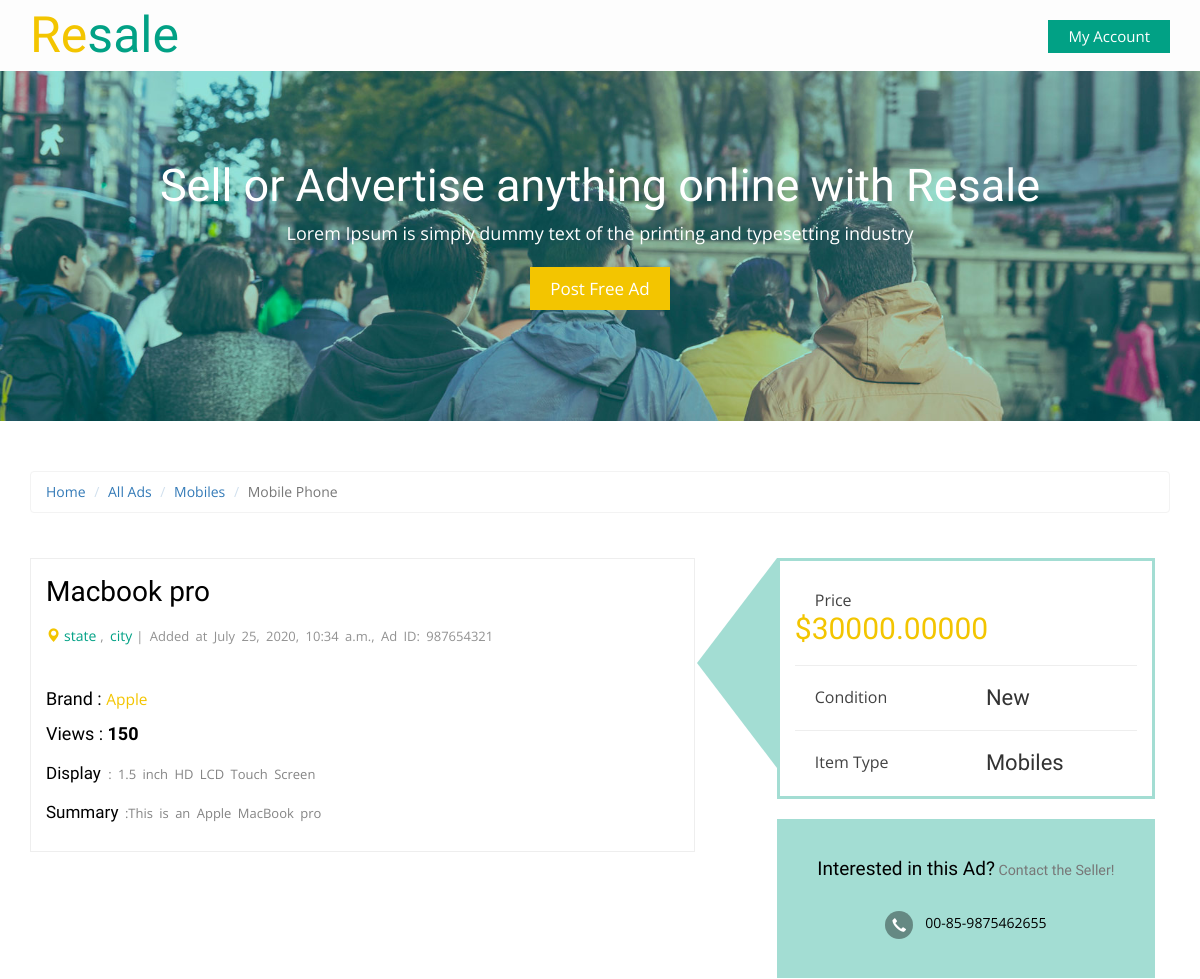
The page /products/macbook-pro (upper part) on the database as committed earlier.
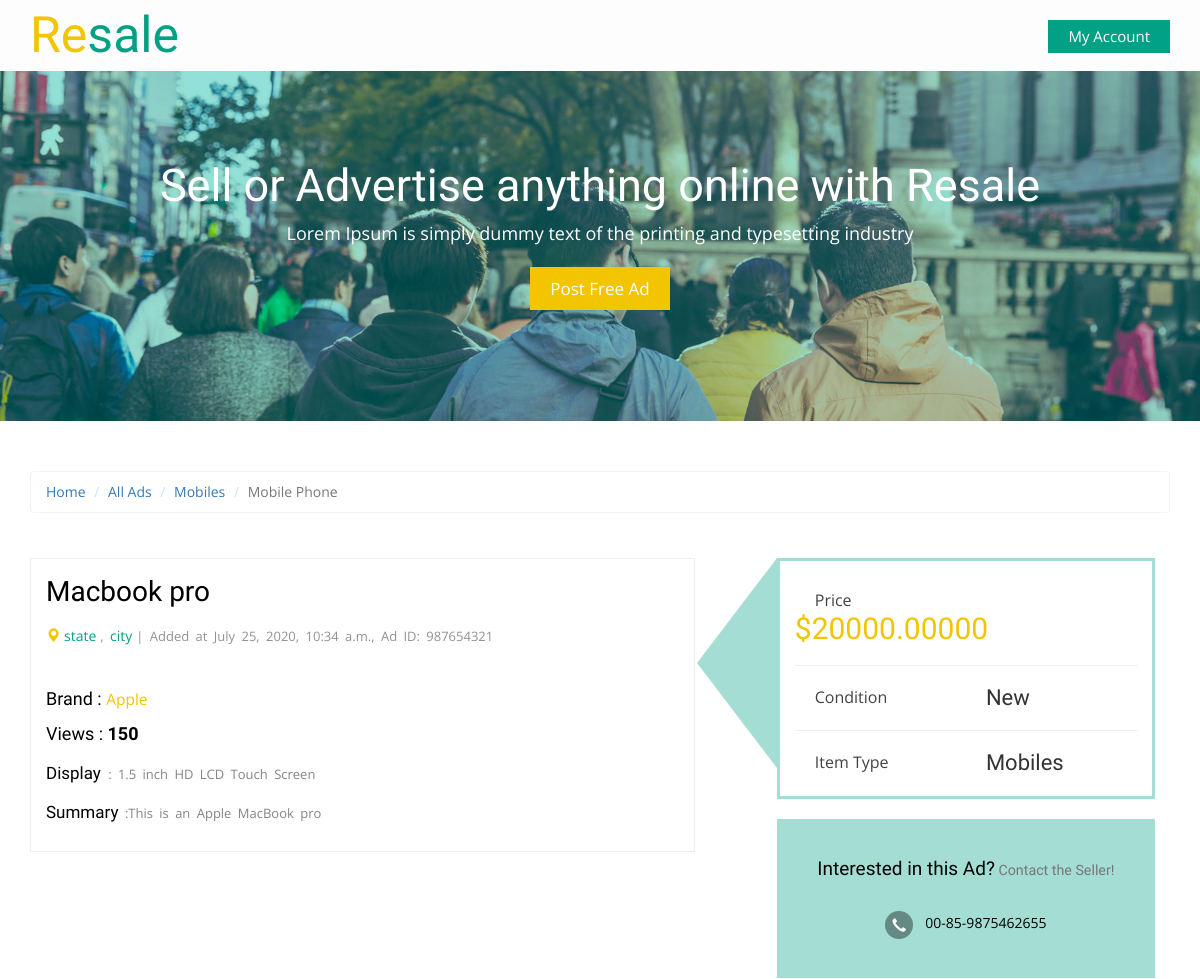
The same page on the database as committed later.
### product/models.py (models this page shows, shortened)
class Product(models.Model):
    CONDITION_TYPE = (
        ("New", "New"),
        ("Used", "Used")
    )
    name = models.CharField(max_length=100)
    owner = models.ForeignKey(User, on_delete=models.CASCADE)
    description = models.TextField(max_length=500)
    condition = models.CharField(max_length=100, choices=CONDITION_TYPE)
    category = models.ForeignKey('Category', on_delete=models.SET_NULL, null=True)
    brand = models.ForeignKey('Brand', on_delete=models.SET_NULL, null=True)
    price = models.DecimalField(max_digits=10, decimal_places=5)
    image = models.ImageField(upload_to='main_products/', blank=True, null=True)
    created = models.DateTimeField(default=timezone.now)
    slug = models.SlugField(blank=True, null=True)

class Brand(models.Model):
    brand_name = models.CharField(max_length=50)
    class Meta:
        verbose_name = 'brand'
        verbose_name_plural = 'brands'
    def __str__(self):
        return self.brand_name

class Category(models.Model):
    category_name = models.CharField(max_length=50)
    image = models.ImageField(upload_to='category/', blank=True, null=True)
    class Meta:
        verbose_name = 'category'
        verbose_name_plural = 'categories'
    def __str__(self):
        return self.category_name

### product/views.py (the view)
# urls.py: path('<slug:product_slug>', views.productdetail, name='product_detail')
def productdetail(request, product_slug):
    print(product_slug)
    productdetail = Product.objects.get(slug=product_slug)
    productimages = ProductImages.objects.filter(product=productdetail)
    template = 'Product/product_detail.html'
    context = {'product_detail': productdetail, 'product_images' : productimages}
    return render(request, template, context)

### product/templates/Product/product_detail.html (shortened to what this page needs)
{% extends 'base.html' %}
{% load static %}
{% block body%}
	<div class="single-page main-grid-border">
		<div class="container">
			<ol class="breadcrumb" style="margin-bottom: 5px;">
				<li><a href="index.html">Home</a></li>
				<li><a href="all-classifieds.html">All Ads</a></li>
				<li class="active"><a href="mobiles.html">Mobiles</a></li>
				<li class="active">Mobile Phone</li>
			</ol>
			<div class="product-desc">
				<div class="col-md-7 product-view">
					<h2>{{product_detail.name}}</h2>
					<p> <i class="glyphicon glyphicon-map-marker"></i><a href="#">state</a>, <a href="#">city</a>| Added at
						{{product_detail.created}}, Ad ID: 987654321</p>
					<div class="flexslider">
					</div>
					<link rel="stylesheet" href="{% static 'css/flexslider.css' %}" type="text/css" media="screen" />
					<div class="product-details">
						<h4>Brand : <a href="#">{{product_detail.brand}}</a></h4>
						<h4>Views : <strong>150</strong></h4>
						<p><strong>Display </strong>: 1.5 inch HD LCD Touch Screen</p>
						<p><strong>Summary</strong> :{{product_detail.description}}</p>
					</div>
				</div>
				<div class="col-md-5 product-details-grid">
					<div class="item-price">
						<div class="product-price">
							<p class="p-price">Price</p>
							<h3 class="rate">${{product_detail.price}}</h3>
							<div class="clearfix"></div>
						</div>
						<div class="condition">
							<p class="p-price">Condition</p>
							<h4>{{product_detail.condition}}</h4>
							<div class="clearfix"></div>
						</div>
						<div class="itemtype">
							<p class="p-price">Item Type</p>
							<h4>{{product_detail.category}}</h4>
							<div class="clearfix"></div>
						</div>
					</div>
					<div class="interested text-center">
						<h4>Interested in this Ad?<small> Contact the Seller!</small></h4>
						<p><i class="glyphicon glyphicon-earphone"></i>00-85-9875462655</p>
					</div>
				</div>
			<div class="clearfix"></div>
			</div>
		</div>
	</div>
	{% endblock body%}

Rows that differ between the two databases and show on the page:
changed Product "Macbook pro": price "30000.00000" → "20000.00000"
